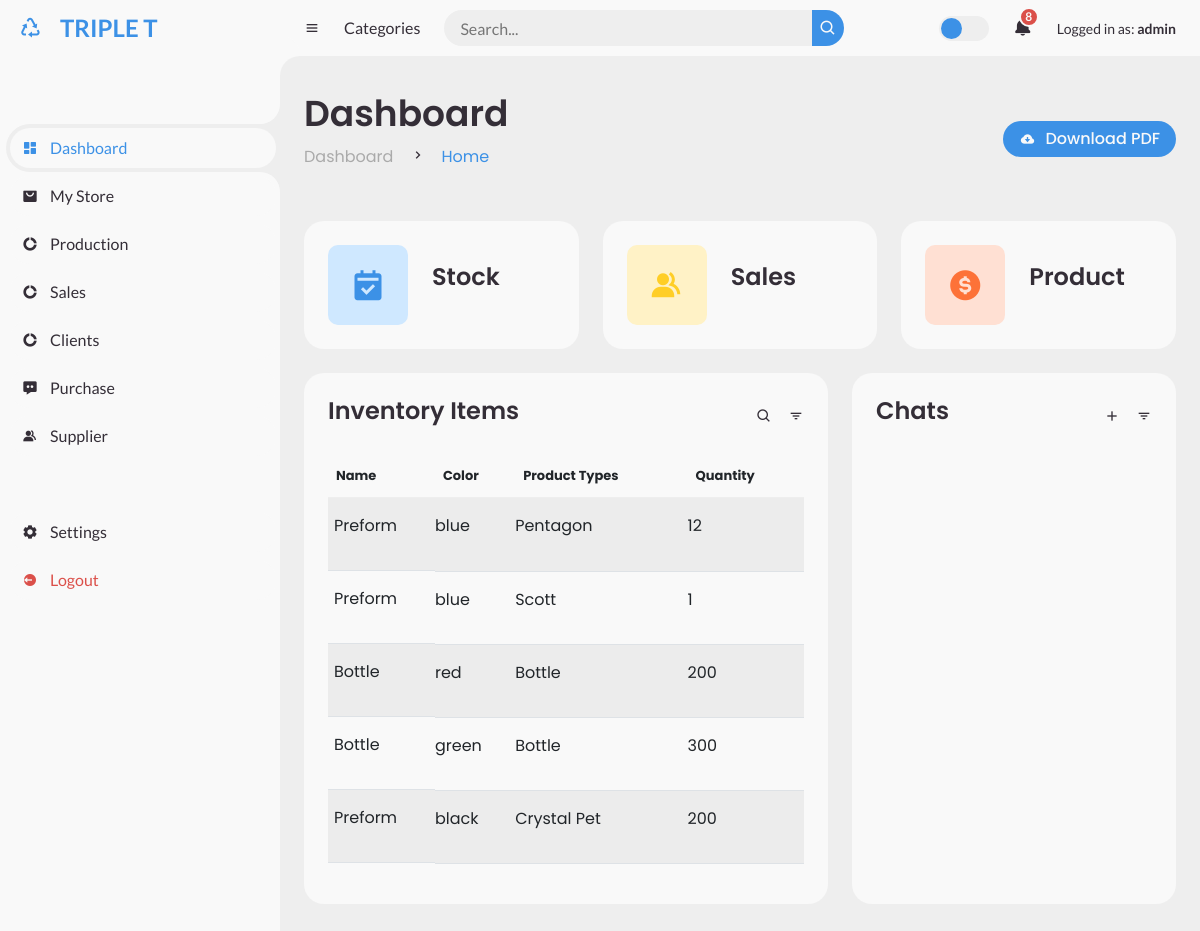
Page /home (signed in) on the earlier database version.
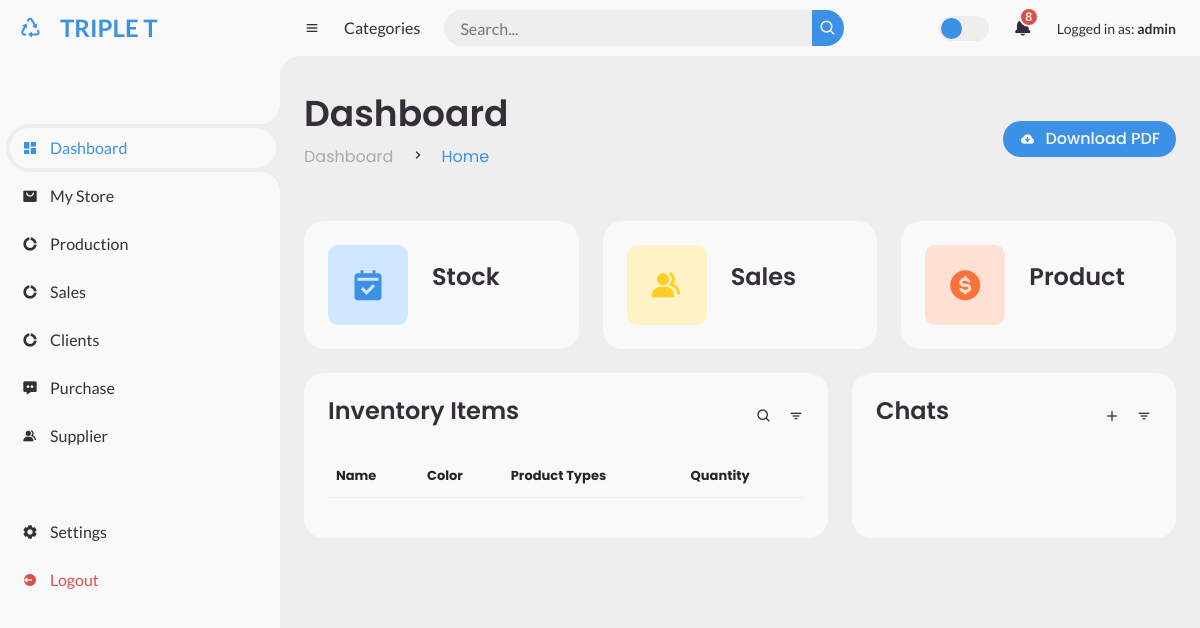
Same page on the later database version.
### store/models.py (models this page shows, shortened)
class Stock(models.Model):
    name = models.CharField(max_length=20, null=True)
    color = models.CharField(max_length=10, null=True, blank=True)
    cap_type = models.ForeignKey(Cap, on_delete=models.CASCADE, null=True, blank=True)
    product_type = models.CharField(max_length=20, null=True, blank=True)
    preform_type = models.ForeignKey(Preform_type, on_delete=models.CASCADE, null=True, blank=True)
    quantity = models.IntegerField()
    notification_sent = models.BooleanField(default=False)

class Preform_type(models.Model):
    name = models.CharField(max_length=30)
    size = models.DecimalField(max_digits=5, decimal_places=1)
    quantity_per_bag = models.IntegerField()

### store/views.py (the view)
# urls.py: 2. Add a URL to urlpatterns:  path('', views.home, name='home')
@login_required
def home(request):
    notifications = Notification.objects.all()
    stock_items = Stock.objects.all()
    return render(request, ('base/home.html'), {'notifications': notifications, 'stock_item': stock_items})

### store/templates/base/home.html (shortened to what this page needs)
{% extends "base/base.html" %}
{% block body %}
  <div class="head-title">
    <div class="left">
      <h1>Dashboard</h1>
      <ul class="breadcrumb">
        <li>
          <a href="#">Dashboard</a>
        </li>
        <li><i class='bx bx-chevron-right' ></i></li>
        <li>
          <a class="active" href="#">Home</a>
        </li>
      </ul>
    </div>
    <a href="#" class="btn-download">
      <i class='bx bxs-cloud-download' ></i>
      <span class="text">Download PDF</span>
    </a>
  </div>
  <ul class="box-info">
    <li>
      <i class='bx bxs-calendar-check' ></i>
      <span class="text">
        <h3>Stock</h3>
      </span>
    </li>
    <li>
      <i class='bx bxs-group' ></i>
      <span class="text">
        <h3>Sales</h3>
      </span>
    </li>
    <li>
      <i class='bx bxs-dollar-circle' ></i>
      <span class="text">
        <h3>Product</h3>
      </span>
    </li>
  </ul>
  <div class="table-data">
    <div class="order">
      <div class="head">
        <h3>Inventory Items</h3>
        <i class='bx bx-search' ></i>
        <i class='bx bx-filter' ></i>
      </div>
      <table class="table table-striped">
        <thead>
          <tr>
            <th>Name</th>
            <th>Color</th>
            <th>Product Types</th>
            <th>Quantity </th>
          </tr>
        </thead>
        <tbody>
            {% for stock_item in stock_item %}
            <tr>
                <td>
                  <p>{{stock_item.name}}</p>
                </td>
                <td><p>{{stock_item.color}}</p></td>
                <td>
                    {% if stock_item.preform_type %}
                    {{ stock_item.preform_type.name }}
                    {% elif stock_item.product_type %}
                    {{ stock_item.product_type }}
                    {% else %}
                    N/A
                    {% endif %}
                </td>
                <td>{{stock_item.quantity}}</td>
              </tr>
            {% endfor %}
        </tbody>
      </table>
</div>
    <div class="todo">
      <div class="head">
        <h3>Chats</h3>
        <i class='bx bx-plus' ></i>
        <i class='bx bx-filter' ></i>
      </div>
    </div>
  </div>
{% endblock %}

### store/templates/base/base.html (shortened to what this page needs)
{% load static %}
<!DOCTYPE html>
<html lang="en">
<head>
	<link href='https://unpkg.com/boxicons@2.0.9/css/boxicons.min.css' rel='stylesheet'>
	<link href="https://cdn.jsdelivr.net/npm/bootstrap@5.2.3/dist/css/bootstrap.min.css" rel="stylesheet">
	<link href="{% static './css/style.css' %}" rel="stylesheet" />
</head>
<body>
	<section id="sidebar">
		<a href="#" class="brand ">
			<i class='bx bx-recycle'></i>
			<span class="text"> TRIPLE T <br>
			</span>
		</a>
		<ul class="side-menu top">
			<li class="active">
				<a href="{% url 'home' %}">
					<i class='bx bxs-dashboard' ></i>
					<span class="text">Dashboard</span>
				</a>
			</li>
			<li>
				<a href="{% url 'stock_list' %}">
					<i class='bx bxs-shopping-bag-alt store' ></i>
					<span class="text">My Store</span>
				</a>
			</li>
			<li>
				<a class="nav-link" href="{% url 'production' %}">
					<i class='bx bxs-doughnut-chart' ></i>
					<span class="text">Production</span>
				</a>
			</li>
			<li>
				<a href="{% url 'sales_form' %}">
					<i class='bx bxs-doughnut-chart' ></i>
					<span class="text">Sales</span>
				</a>
			</li>
			<li>
				<a href="{% url 'customer' %}">
					<i class='bx bxs-doughnut-chart' ></i>
					<span class="text">Clients</span>
				</a>
			</li>
			<li>
				<a href="{% url 'add_stock' %}">
					<i class='bx bxs-message-dots' ></i>
					<span class="text">Purchase</span>
				</a>
			</li>
			<li>
				<a href="{% url 'supplier' %}">
					<i class='bx bxs-group' ></i>
					<span class="text">Supplier</span>
				</a>
			</li>
		</ul>
		<ul class="side-menu">
			<li>
				<a href="#">
					<i class='bx bxs-cog' ></i>
					<span class="text">Settings</span>
				</a>
			</li>
			<li>
				<a href="{% url 'user_logout' %}" class="logout">
					<i class='bx bxs-log-out-circle' ></i>
					<span class="text">Logout</span>
				</a>
			</li>
		</ul>
	</section>
	<section id="content">
		<nav>
			<i class='bx bx-menu' ></i>
			<a href="#" class="nav-link">Categories</a>
			<form action="#">
				<div class="form-input">
					<input type="search" placeholder="Search...">
					<button type="submit" class="search-btn"><i class='bx bx-search' ></i></button>
				</div>
			</form>
			<label for="switch-mode" class="switch-mode"></label>
			<a href="#" class="notification">
				<i class='bx bxs-bell' ></i>
				<span class="num">8</span>
			</a>
			<a href="#" class="profile">
					<div class="small">Logged in as: <strong>{{user.get_username}}</strong></div>
			</a>
		</nav>
		<main>
		{% block body %}
		{% endblock%}
		</main>
	</section>
</body>
</html>

### store/templates/base/base.html (style rules this page uses)
ol, ul { padding-left: 0rem !important; }

Differences in the rows shown:
removed Stock: name "Preform", color "blue", preform_type.name "Pentagon", quantity "12"
removed Stock: name "Preform", color "blue", preform_type.name "Scott", quantity "1"
removed Stock: name "Bottle", color "red", product_type "Bottle", quantity "200"
removed Stock: name "Bottle", color "green", product_type "Bottle", quantity "300"
removed Stock: name "Preform", color "black", preform_type.name "Crystal Pet", quantity "200"
